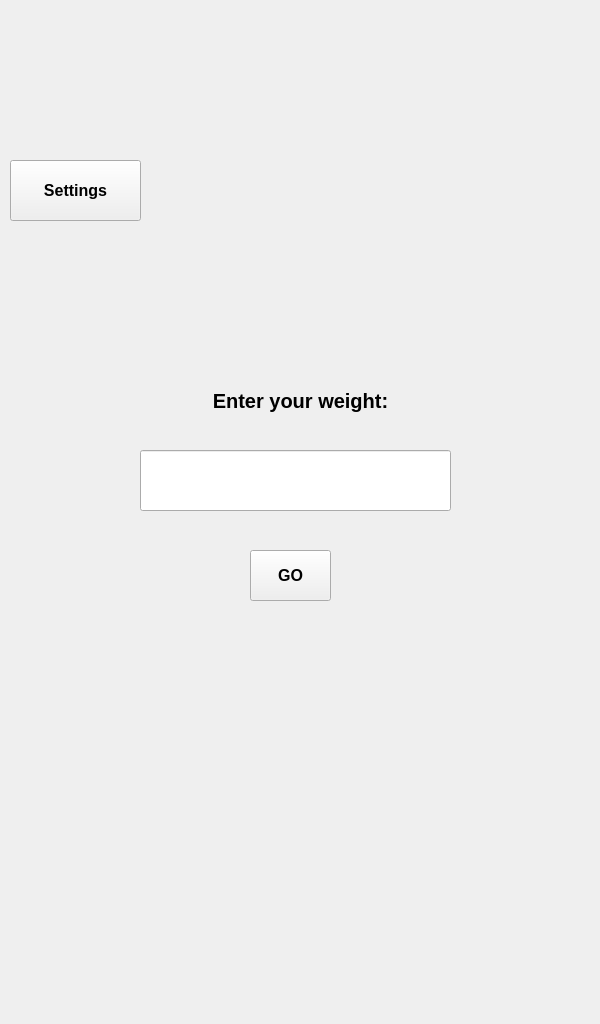
<?xml version="1.0" encoding="UTF-8"?>
<ui version="4.0">
 <class>MainWindow</class>
 <widget class="QMainWindow" name="MainWindow">
  <property name="enabled">
   <bool>true</bool>
  </property>
  <property name="geometry">
   <rect>
    <x>0</x>
    <y>0</y>
    <width>600</width>
    <height>1024</height>
   </rect>
  </property>
  <property name="minimumSize">
   <size>
    <width>600</width>
    <height>1024</height>
   </size>
  </property>
  <property name="windowTitle">
   <string>MainWindow</string>
  </property>
  <widget class="QWidget" name="centralwidget">
   <widget class="QPushButton" name="Go_Bt">
    <property name="geometry">
     <rect>
      <x>250</x>
      <y>550</y>
      <width>81</width>
      <height>51</height>
     </rect>
    </property>
    <property name="font">
     <font>
      <pointsize>12</pointsize>
      <weight>75</weight>
      <bold>true</bold>
     </font>
    </property>
    <property name="text">
     <string>GO</string>
    </property>
   </widget>
   <widget class="QLineEdit" name="Weight_ip">
    <property name="geometry">
     <rect>
      <x>140</x>
      <y>450</y>
      <width>311</width>
      <height>61</height>
     </rect>
    </property>
    <property name="font">
     <font>
      <pointsize>14</pointsize>
     </font>
    </property>
    <property name="autoFillBackground">
     <bool>false</bool>
    </property>
    <property name="styleSheet">
     <string notr="true"/>
    </property>
    <property name="text">
     <string/>
    </property>
    <property name="alignment">
     <set>Qt::AlignCenter</set>
    </property>
   </widget>
   <widget class="QLabel" name="Weightip_lb">
    <property name="geometry">
     <rect>
      <x>140</x>
      <y>370</y>
      <width>321</width>
      <height>61</height>
     </rect>
    </property>
    <property name="font">
     <font>
      <pointsize>15</pointsize>
      <weight>75</weight>
      <bold>true</bold>
     </font>
    </property>
    <property name="text">
     <string>Enter your weight:</string>
    </property>
    <property name="alignment">
     <set>Qt::AlignCenter</set>
    </property>
   </widget>
   <widget class="QPushButton" name="Settings_Bt">
    <property name="geometry">
     <rect>
      <x>10</x>
      <y>160</y>
      <width>131</width>
      <height>61</height>
     </rect>
    </property>
    <property name="font">
     <font>
      <pointsize>12</pointsize>
      <weight>75</weight>
      <bold>true</bold>
     </font>
    </property>
    <property name="text">
     <string>Settings</string>
    </property>
   </widget>
   <widget class="QLabel" name="label_2">
    <property name="enabled">
     <bool>true</bool>
    </property>
    <property name="geometry">
     <rect>
      <x>0</x>
      <y>0</y>
      <width>600</width>
      <height>1024</height>
     </rect>
    </property>
    <property name="text">
     <string/>
    </property>
    <property name="pixmap">
     <pixmap>../designs/screens/English/Home----new---13-11-2018.jpg</pixmap>
    </property>
    <property name="scaledContents">
     <bool>true</bool>
    </property>
   </widget>
   <zorder>label_2</zorder>
   <zorder>Go_Bt</zorder>
   <zorder>Weight_ip</zorder>
   <zorder>Weightip_lb</zorder>
   <zorder>Settings_Bt</zorder>
  </widget>
 </widget>
 <resources/>
 <connections/>
</ui>
